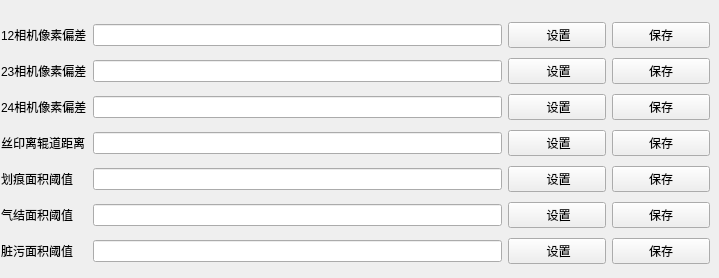
       <widget class="QWidget" name="FlawDetectionParam">
        <attribute name="title">
         <string notr="true">缺陷检测</string>
        </attribute>
        <widget class="QWidget" name="layoutWidget">
         <property name="geometry">
          <rect>
           <x>1</x>
           <y>18</y>
           <width>709</width>
           <height>251</height>
          </rect>
         </property>
         <layout class="QGridLayout" name="gridLayout_3">
          <item row="0" column="0">
           <widget class="QLabel" name="Camera12PixelDeviationLB">
            <property name="text">
             <string>12相机像素偏差</string>
            </property>
           </widget>
          </item>
          <item row="0" column="1">
           <widget class="QLineEdit" name="Camera12PixelDeviationLE">
            <property name="minimumSize">
             <size>
              <width>409</width>
              <height>0</height>
             </size>
            </property>
           </widget>
          </item>
          <item row="0" column="2">
           <widget class="QPushButton" name="Camera12PixelDeviationSetBT">
            <property name="minimumSize">
             <size>
              <width>98</width>
              <height>0</height>
             </size>
            </property>
            <property name="text">
             <string> 设置</string>
            </property>
           </widget>
          </item>
          <item row="0" column="3">
           <widget class="QPushButton" name="Camera12PixelDeviationSaveBT">
            <property name="minimumSize">
             <size>
              <width>98</width>
              <height>0</height>
             </size>
            </property>
            <property name="text">
             <string>保存</string>
            </property>
           </widget>
          </item>
          <item row="1" column="0">
           <widget class="QLabel" name="Camera23PixelDeviationLB">
            <property name="text">
             <string>23相机像素偏差</string>
            </property>
           </widget>
          </item>
          <item row="1" column="1">
           <widget class="QLineEdit" name="Camera23PixelDeviationLE">
            <property name="minimumSize">
             <size>
              <width>409</width>
              <height>0</height>
             </size>
            </property>
           </widget>
          </item>
          <item row="1" column="2">
           <widget class="QPushButton" name="Camera23PixelDeviationSetBT">
            <property name="minimumSize">
             <size>
              <width>98</width>
              <height>0</height>
             </size>
            </property>
            <property name="text">
             <string> 设置</string>
            </property>
           </widget>
          </item>
          <item row="1" column="3">
           <widget class="QPushButton" name="Camera23PixelDeviationSaveBT">
            <property name="minimumSize">
             <size>
              <width>98</width>
              <height>0</height>
             </size>
            </property>
            <property name="text">
             <string>保存</string>
            </property>
           </widget>
          </item>
          <item row="2" column="0">
           <widget class="QLabel" name="Camera24PixelDeviationLB">
            <property name="text">
             <string>24相机像素偏差</string>
            </property>
           </widget>
          </item>
          <item row="2" column="1">
           <widget class="QLineEdit" name="Camera24PixelDeviationLE">
            <property name="minimumSize">
             <size>
              <width>409</width>
              <height>0</height>
             </size>
            </property>
           </widget>
          </item>
          <item row="2" column="2">
           <widget class="QPushButton" name="Camera24PixelDeviationSetBT">
            <property name="minimumSize">
             <size>
              <width>98</width>
              <height>0</height>
             </size>
            </property>
            <property name="text">
             <string> 设置</string>
            </property>
           </widget>
          </item>
          <item row="2" column="3">
           <widget class="QPushButton" name="Camera24PixelDeviationSaveBT">
            <property name="minimumSize">
             <size>
              <width>98</width>
              <height>0</height>
             </size>
            </property>
            <property name="text">
             <string>保存</string>
            </property>
           </widget>
          </item>
          <item row="3" column="0">
           <widget class="QLabel" name="SilkToRollerDistLB">
            <property name="text">
             <string>丝印离辊道距离</string>
            </property>
           </widget>
          </item>
          <item row="3" column="1">
           <widget class="QLineEdit" name="SilkToRollerDistLE">
            <property name="minimumSize">
             <size>
              <width>409</width>
              <height>0</height>
             </size>
            </property>
           </widget>
          </item>
          <item row="3" column="2">
           <widget class="QPushButton" name="SilkToRollerDistSetBT">
            <property name="minimumSize">
             <size>
              <width>98</width>
              <height>0</height>
             </size>
            </property>
            <property name="text">
             <string> 设置</string>
            </property>
           </widget>
          </item>
          <item row="3" column="3">
           <widget class="QPushButton" name="SilkToRollerDistSaveBT">
            <property name="minimumSize">
             <size>
              <width>98</width>
              <height>0</height>
             </size>
            </property>
            <property name="text">
             <string>保存</string>
            </property>
           </widget>
          </item>
          <item row="4" column="0">
           <widget class="QLabel" name="ScratchAreaThresholdLB">
            <property name="text">
             <string>划痕面积阈值</string>
            </property>
           </widget>
          </item>
          <item row="4" column="1">
           <widget class="QLineEdit" name="ScratchAreaThresholdLE">
            <property name="minimumSize">
             <size>
              <width>409</width>
              <height>0</height>
             </size>
            </property>
           </widget>
          </item>
          <item row="4" column="2">
           <widget class="QPushButton" name="ScratchAreaThresholdSetBT">
            <property name="minimumSize">
             <size>
              <width>98</width>
              <height>0</height>
             </size>
            </property>
            <property name="text">
             <string> 设置</string>
            </property>
           </widget>
          </item>
          <item row="4" column="3">
           <widget class="QPushButton" name="ScratchAreaThresholdSaveBT">
            <property name="minimumSize">
             <size>
              <width>98</width>
              <height>0</height>
             </size>
            </property>
            <property name="text">
             <string>保存</string>
            </property>
           </widget>
          </item>
          <item row="5" column="0">
           <widget class="QLabel" name="BubbleStoneAreaThresholdLB">
            <property name="text">
             <string>气结面积阈值</string>
            </property>
           </widget>
          </item>
          <item row="5" column="1">
           <widget class="QLineEdit" name="BubbleStoneAreaThresholdLE">
            <property name="minimumSize">
             <size>
              <width>409</width>
              <height>0</height>
             </size>
            </property>
           </widget>
          </item>
          <item row="5" column="2">
           <widget class="QPushButton" name="BubbleStoneAreaThresholdSetBT">
            <property name="minimumSize">
             <size>
              <width>98</width>
              <height>0</height>
             </size>
            </property>
            <property name="text">
             <string> 设置</string>
            </property>
           </widget>
          </item>
          <item row="5" column="3">
           <widget class="QPushButton" name="BubbleStoneAreaThresholdSaveBT">
            <property name="minimumSize">
             <size>
              <width>98</width>
              <height>0</height>
             </size>
            </property>
            <property name="text">
             <string>保存</string>
            </property>
           </widget>
          </item>
          <item row="6" column="0">
           <widget class="QLabel" name="DirtyAreaThresholdLB">
            <property name="text">
             <string>脏污面积阈值</string>
            </property>
           </widget>
          </item>
          <item row="6" column="1">
           <widget class="QLineEdit" name="DirtyAreaThresholdLE">
            <property name="minimumSize">
             <size>
              <width>409</width>
              <height>0</height>
             </size>
            </property>
           </widget>
          </item>
          <item row="6" column="2">
           <widget class="QPushButton" name="DirtyAreaThresholdSetBT">
            <property name="minimumSize">
             <size>
              <width>98</width>
              <height>0</height>
             </size>
            </property>
            <property name="text">
             <string> 设置</string>
            </property>
           </widget>
          </item>
          <item row="6" column="3">
           <widget class="QPushButton" name="DirtyAreaThresholdSaveBT">
            <property name="minimumSize">
             <size>
              <width>98</width>
              <height>0</height>
             </size>
            </property>
            <property name="text">
             <string>保存</string>
            </property>
           </widget>
          </item>
         </layout>
        </widget>
       </widget>
